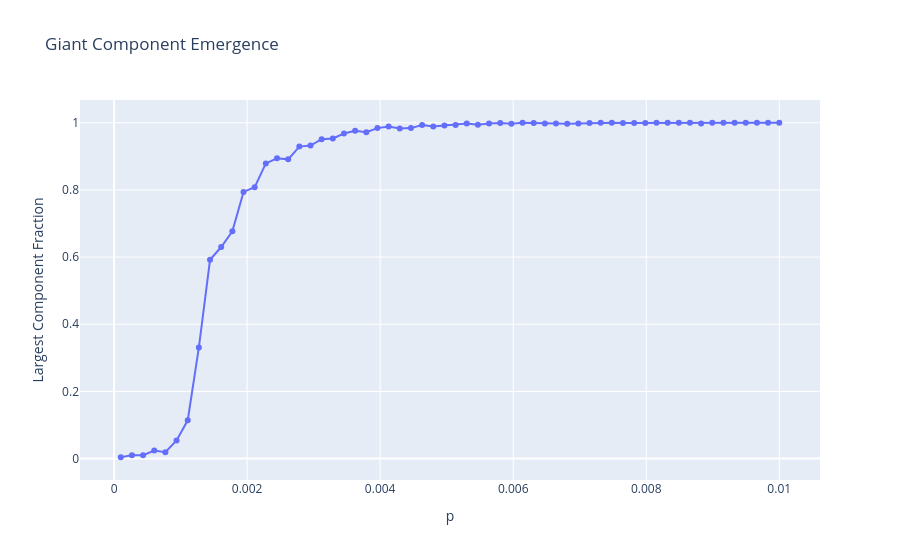

This figure's notebook cell:
### Markdown cell above
### **3. Connected Graphs**
A graph is connected if every pair of vertices has a path between them. It can be also thought of as every node being reachable, and a disconnected graph being one that has at least one node that is isolated. 

In the Erdős–Rényi Graphs, connectivity is a central result; as $p$ increases, isolated nodes decrease and disconnected components merge, creating a fully connected graph. There is a threshold near $p \approx \frac{\log{n}}{n}$.

**3.1 Connected Components (in undirected graphs)**
Connected components are maximal subgraphs within a graph where every node is reachable from every other node. A single node is also a connected component. Simple put, a connected component is the largest subgraph that cannot be within another subgraph, assuming the graph is not fully connected and contains proper subgraphs. 

Think of connected components as islands within the graph.

For example, if a graph is split into a group of 7 nodes, a group of 2 nodes, and a single isolated node, then it has 3 connected components. 

**3.1.1 Giant Components**
A giant component is a connected component of a random graph that contains a significant fraction of the entire graph's vertices. For example, when $p \approx \frac{1}{n}$, a giant component forms containing a positive fraction of all vertices.

### Code cell
n = 1000

p_values = np.linspace(0.0001,0.01,60)

largest_fraction = []

for p in p_values:

    G = nx.erdos_renyi_graph(n,p)

    largest_cc = max(
        nx.connected_components(G),
        key=len
    )

    largest_fraction.append(
        len(largest_cc)/n
    )

fig = px.line(
    x=p_values,
    y=largest_fraction,
    markers=True,
    title="Giant Component Emergence"
)

fig.update_layout(
    xaxis_title="p",
    yaxis_title="Largest Component Fraction"
)

fig.show()

### Figure 1 — Plotly figure (JSON) as saved in the notebook; plotly's stock layout.template omitted (floating-point values rounded to 4 significant figures)
{"data": [{"hovertemplate": "x=%{x}<br>y=%{y}<extra></extra>", "legendgroup": "", "line": {"color": "#636efa", "dash": "solid"}, "marker": {"symbol": "circle"}, "mode": "lines+markers", "name": "", "orientation": "v", "showlegend": false, "type": "scatter", "x": [0.0001, 0.0002678, 0.0004356, 0.0006034, 0.0007712, 0.000939, 0.001107, 0.001275, 0.001442, 0.00161, 0.001778, 0.001946, 0.002114, 0.002281, 0.002449, 0.002617, 0.002785, 0.002953, 0.00312, 0.003288, 0.003456, 0.003624, 0.003792, 0.003959, 0.004127, 0.004295, 0.004463, 0.004631, 0.004798, 0.004966, 0.005134, 0.005302, 0.005469, 0.005637, 0.005805, 0.005973, 0.006141, 0.006308, 0.006476, 0.006644, 0.006812, 0.00698, 0.007147, 0.007315, 0.007483, 0.007651, 0.007819, 0.007986, 0.008154, 0.008322, 0.00849, 0.008658, 0.008825, 0.008993, 0.009161, 0.009329, 0.009497, 0.009664, 0.009832, 0.01], "xaxis": "x", "y": [0.004, 0.01, 0.01, 0.024, 0.019, 0.054, 0.114, 0.331, 0.592, 0.63, 0.677, 0.794, 0.808, 0.879, 0.894, 0.891, 0.929, 0.932, 0.951, 0.953, 0.968, 0.976, 0.972, 0.984, 0.989, 0.983, 0.984, 0.993, 0.989, 0.992, 0.993, 0.998, 0.994, 0.998, 0.999, 0.997, 1, 0.999, 0.998, 0.998, 0.997, 0.998, 0.999, 1, 1, 0.999, 0.999, 0.999, 1, 1, 1, 1, 0.998, 1, 1, 1, 1, 1, 1, 1], "yaxis": "y"}], "layout": {"legend": {"tracegroupgap": 0}, "title": {"text": "Giant Component Emergence"}, "xaxis": {"anchor": "y", "domain": [0, 1], "title": {"text": "p"}}, "yaxis": {"anchor": "x", "domain": [0, 1], "title": {"text": "Largest Component Fraction"}}}}
